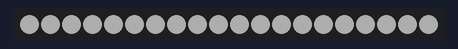
The sketch below on a simulated Arduino Uno, built with avr-gcc and run on an emulated ATmega328P. Shown: 20 RGB LEDs in strip order, left to right. Dim RGB values are drawn brighter than linear; the strip is taken to match the declared colour order; what the sketch prints to the serial monitor is not drawn.

Above: at 0.19 s.
At 17.79 s:
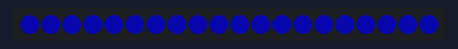

The sketch:

WaveGenerator.ino
```cpp
#define AMPLITUDE 50

#include "WaveGenerator.h"
WaveGenerator wave(1000, AMPLITUDE);

#include <Adafruit_NeoPixel.h>
Adafruit_NeoPixel serialLed(20, 13, NEO_RGB + NEO_KHZ800);
void setup() {
  serialLed.begin();
  Serial.begin(115200);
}

void loop() {
  wave.Update();
  int cut = AMPLITUDE * 2 / 3;
  for (int i = 0; i < 20; i++)
    serialLed.setPixelColor(i, wave.GetTrapezoidal(0, 0, cut), wave.GetTrapezoidal(1000, 0, cut), wave.GetTrapezoidal(2000, 0, cut));
  Serial.print(wave.GetSquare(  0, 0, 30));    Serial.print("\n");
  Serial.print(wave.GetSquare(100, 0, 10)); Serial.print("\t");
  Serial.print(wave.GetSquare(200, 0, 10)); Serial.print("\n");
  delay(5);
  serialLed.show();
}
```

WaveGenerator.h
```cpp
/*
        @file   WaveGenerator.h
        @brief  wave generator
        @author CaseyNelson314
        @date   2021/12/24
*/
#pragma once

class WaveGenerator {

    unsigned long time, lastTime;
    double amplitude;
    double cycle;

  public:
    WaveGenerator(double cycle = 0, double amplitude = 0): cycle(cycle), amplitude(amplitude) {}

    void Update() {
      if ((time = millis()) - lastTime > cycle)
        lastTime = time;
    }

    void SetAmplitude(double amplitude) { //振幅
      this->amplitude = amplitude;
    }

    void SetCycle(double cycle) { //波長
      this->cycle = cycle;
    }

    void SetFrequency(double Hz) { //周波数(Hz)
      cycle = (double)1000 / Hz;
    }

    void SetAngularFrequency(double rad_S) { //角周波数(ω = rad / s)
      cycle = (double)1000 / rad_S;
    }


    double GetSine(double xPhase = 0, double yPhase = 0) {//(ms)(ms)
      return amplitude * (sin((time - lastTime - xPhase) * 2 / cycle * PI) + 1) / 2 + yPhase;
    }

    double GetSquare(double xPhase = 0, double yPhase = 0, byte dutyRatio_Per = 50) {
      return !(fmod(time - lastTime + (cycle - xPhase), cycle) > cycle * dutyRatio_Per / 100) * amplitude + yPhase;
    }

    double GetSawtooth(double xPhase = 0, double yPhase = 0) {
      return amplitude * fmod(time - lastTime + (cycle - xPhase), cycle) / cycle + yPhase;
    }

    double GetTriangle(double xPhase = 0, double yPhase = 0) {
      double toMacro = GetSawtooth(xPhase) * 2 - amplitude;
      return abs(toMacro) + yPhase;
    }

    double GetTrapezoidal(double xPhase = 0, double yPhase = 0, double truncation = 0) {
      double toMacro = GetTriangle(xPhase);
      return constrain(toMacro, -truncation, truncation) * amplitude / truncation + yPhase;
    }

};
```
